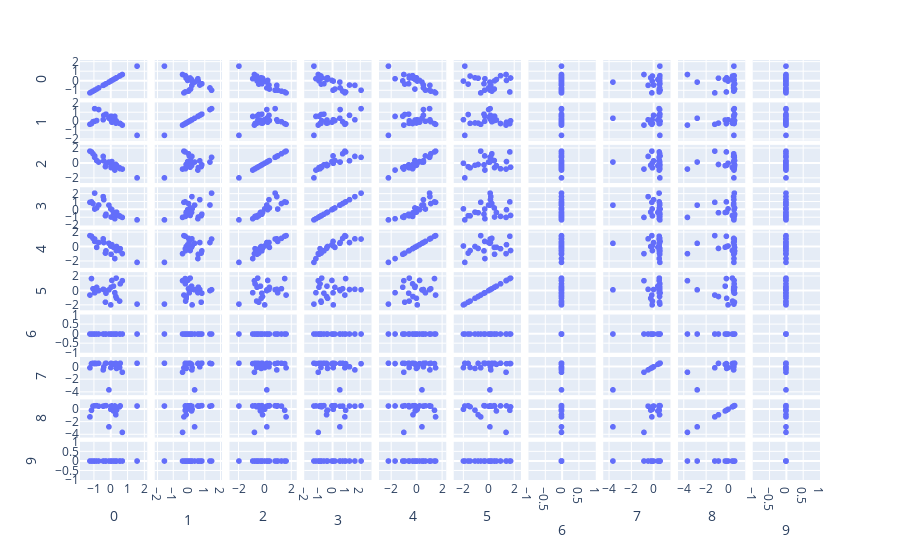

Source (notebook cell):
### Code cell
px.scatter_matrix(pd.DataFrame(data_mod[0]).iloc[:,:10])
